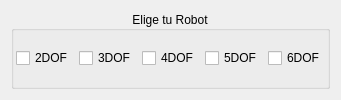
            <widget class="QWidget" name="tabWidgetPage2">
             <attribute name="title">
              <string>Robots Simples</string>
             </attribute>
             <layout class="QGridLayout" name="gridLayout_8">
              <item row="0" column="0">
               <widget class="QGroupBox" name="gridGroupBox_2">
                <property name="maximumSize">
                 <size>
                  <width>460</width>
                  <height>200</height>
                 </size>
                </property>
                <property name="title">
                 <string>Elige tu Robot</string>
                </property>
                <property name="alignment">
                 <set>Qt::AlignCenter</set>
                </property>
                <layout class="QGridLayout" name="gridLayout_20">
                 <property name="leftMargin">
                  <number>2</number>
                 </property>
                 <property name="topMargin">
                  <number>2</number>
                 </property>
                 <property name="rightMargin">
                  <number>2</number>
                 </property>
                 <property name="bottomMargin">
                  <number>2</number>
                 </property>
                 <item row="0" column="0">
                  <widget class="QCheckBox" name="checkBox2DOFs">
                   <property name="toolTip">
                    <string>&lt;html&gt;&lt;head/&gt;&lt;body&gt;&lt;p&gt;Robot basico de 2 grados de libertad&lt;/p&gt;&lt;/body&gt;&lt;/html&gt;</string>
                   </property>
                   <property name="text">
                    <string>2DOF</string>
                   </property>
                  </widget>
                 </item>
                 <item row="0" column="1">
                  <widget class="QCheckBox" name="checkBox3DOFs">
                   <property name="toolTip">
                    <string>&lt;html&gt;&lt;head/&gt;&lt;body&gt;&lt;p&gt;Robot basico de 3 grados de libertad&lt;/p&gt;&lt;/body&gt;&lt;/html&gt;</string>
                   </property>
                   <property name="text">
                    <string>3DOF</string>
                   </property>
                  </widget>
                 </item>
                 <item row="0" column="2">
                  <widget class="QCheckBox" name="checkBox4DOFs">
                   <property name="toolTip">
                    <string>&lt;html&gt;&lt;head/&gt;&lt;body&gt;&lt;p&gt;Robot basico de 4 grados de libertad&lt;/p&gt;&lt;/body&gt;&lt;/html&gt;</string>
                   </property>
                   <property name="text">
                    <string>4DOF</string>
                   </property>
                  </widget>
                 </item>
                 <item row="0" column="3">
                  <widget class="QCheckBox" name="checkBox5DOFs">
                   <property name="toolTip">
                    <string>&lt;html&gt;&lt;head/&gt;&lt;body&gt;&lt;p&gt;Robot basico de 5 grados de libertad&lt;/p&gt;&lt;/body&gt;&lt;/html&gt;</string>
                   </property>
                   <property name="text">
                    <string>5DOF</string>
                   </property>
                  </widget>
                 </item>
                 <item row="0" column="4">
                  <widget class="QCheckBox" name="checkBox6DOFs">
                   <property name="toolTip">
                    <string>&lt;html&gt;&lt;head/&gt;&lt;body&gt;&lt;p&gt;Robot basico de 6 grados de libertad&lt;/p&gt;&lt;/body&gt;&lt;/html&gt;</string>
                   </property>
                   <property name="text">
                    <string>6DOF</string>
                   </property>
                  </widget>
                 </item>
                </layout>
               </widget>
              </item>
             </layout>
            </widget>
